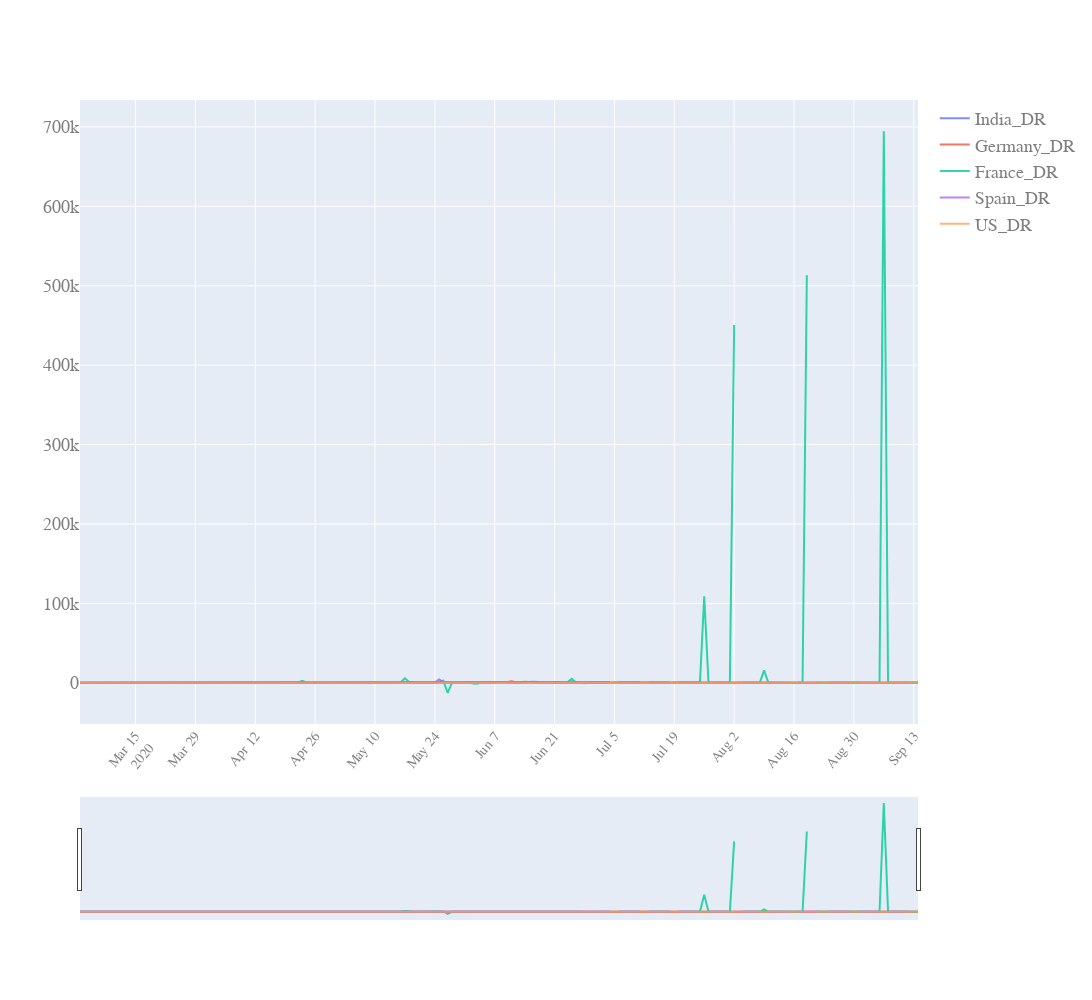

Write notebook code for a chart like this one.
### Code cell
start_pos=40
quick_plot(df_analyse.date[start_pos:],
           df_analyse.iloc[start_pos:,[11,12,13,14,15]], 
           y_scale='linear',
           slider=True)

### Figure 1 — Plotly figure (JSON) as saved in the notebook; plotly's stock layout.template omitted (floating-point values rounded to 4 significant figures; data arrays with more than 128 entries replaced by an {"elided": "..."} marker saying what was removed)
{"data": [{"name": "India_DR", "opacity": 0.8, "type": "scatter", "x": {"elided": "197 str values"}, "y": {"elided": "197 float values"}}, {"name": "Germany_DR", "opacity": 0.8, "type": "scatter", "x": {"elided": "197 str values"}, "y": {"elided": "197 float values"}}, {"name": "France_DR", "opacity": 0.8, "type": "scatter", "x": {"elided": "197 str values"}, "y": {"elided": "197 float values"}}, {"name": "Spain_DR", "opacity": 0.8, "type": "scatter", "x": {"elided": "197 str values"}, "y": {"elided": "197 float values"}}, {"name": "US_DR", "opacity": 0.8, "type": "scatter", "x": {"elided": "197 str values"}, "y": {"elided": "197 float values"}}], "layout": {"autosize": true, "font": {"color": "#7f7f7f", "family": "PT Sans, monospace", "size": 18}, "height": 1000, "width": 1200, "xaxis": {"nticks": 20, "rangeslider": {"visible": true}, "tickangle": -50, "tickfont": {"color": "#7f7f7f", "size": 14}}, "yaxis": {"type": "linear"}}}
